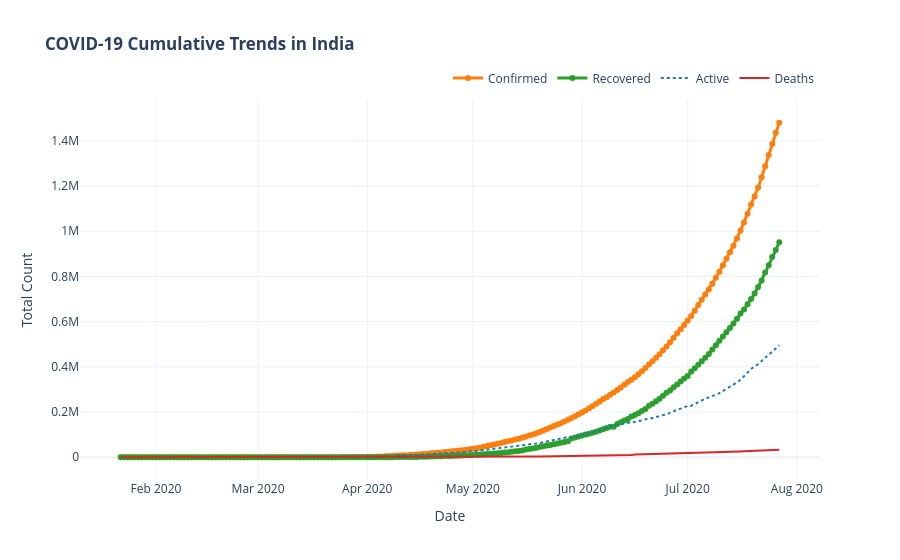
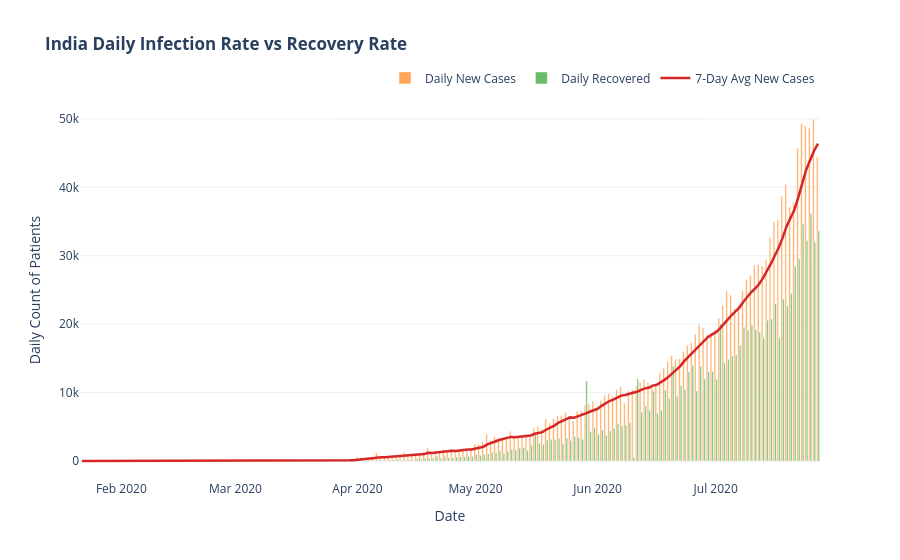

These figures' notebook cell, in order:
### Markdown cell above
### 5.1. Interactive Plots: India Trajectory & Daily Rates

### Code cell
# India Cumulative Trajectory
fig_india_cum = go.Figure()
fig_india_cum.add_trace(go.Scatter(x=india_df['Date'], y=india_df['Confirmed'], mode='lines+markers', name='Confirmed', line=dict(color='#ff7f0e', width=3)))
fig_india_cum.add_trace(go.Scatter(x=india_df['Date'], y=india_df['Recovered'], mode='lines+markers', name='Recovered', line=dict(color='#2ca02c', width=3)))
fig_india_cum.add_trace(go.Scatter(x=india_df['Date'], y=india_df['Active'], mode='lines', name='Active', line=dict(color='#1f77b4', width=2, dash='dot')))
fig_india_cum.add_trace(go.Scatter(x=india_df['Date'], y=india_df['Deaths'], mode='lines', name='Deaths', line=dict(color='#d62728', width=2)))

fig_india_cum.update_layout(
    title='<b>COVID-19 Cumulative Trends in India</b>',
    xaxis_title='Date',
    yaxis_title='Total Count',
    template='plotly_white',
    hovermode='x unified',
    legend=dict(orientation='h', yanchor='bottom', y=1.02, xanchor='right', x=1)
)
fig_india_cum.show()

# India Daily Infection vs Recovery
fig_india_daily = go.Figure()
fig_india_daily.add_trace(go.Bar(x=india_df['Date'], y=india_df['Daily_Confirmed'], name='Daily New Cases', marker_color='rgba(255, 127, 14, 0.7)'))
fig_india_daily.add_trace(go.Bar(x=india_df['Date'], y=india_df['Daily_Recovered'], name='Daily Recovered', marker_color='rgba(44, 160, 44, 0.7)'))
fig_india_daily.add_trace(go.Scatter(x=india_df['Date'], y=india_df['Daily_Confirmed_7D_Avg'], mode='lines', name='7-Day Avg New Cases', line=dict(color='#d62728', width=2.5)))

fig_india_daily.update_layout(
    title='<b>India Daily Infection Rate vs Recovery Rate</b>',
    xaxis_title='Date',
    yaxis_title='Daily Count of Patients',
    barmode='group',
    template='plotly_white',
    hovermode='x unified',
    legend=dict(orientation='h', yanchor='bottom', y=1.02, xanchor='right', x=1)
)
fig_india_daily.show()

### Figure 1 — Plotly figure (JSON) as saved in the notebook; plotly's stock layout.template omitted (floating-point values rounded to 4 significant figures; data arrays with more than 128 entries replaced by an {"elided": "..."} marker saying what was removed)
{"data": [{"line": {"color": "#ff7f0e", "width": 3}, "mode": "lines+markers", "name": "Confirmed", "type": "scatter", "x": {"elided": "188 str values"}, "y": {"elided": "188 int values"}}, {"line": {"color": "#2ca02c", "width": 3}, "mode": "lines+markers", "name": "Recovered", "type": "scatter", "x": {"elided": "188 str values"}, "y": {"elided": "188 int values"}}, {"line": {"color": "#1f77b4", "dash": "dot", "width": 2}, "mode": "lines", "name": "Active", "type": "scatter", "x": {"elided": "188 str values"}, "y": {"elided": "188 int values"}}, {"line": {"color": "#d62728", "width": 2}, "mode": "lines", "name": "Deaths", "type": "scatter", "x": {"elided": "188 str values"}, "y": {"elided": "188 int values"}}], "layout": {"hovermode": "x unified", "legend": {"orientation": "h", "x": 1, "xanchor": "right", "y": 1.02, "yanchor": "bottom"}, "title": {"text": "<b>COVID-19 Cumulative Trends in India</b>"}, "xaxis": {"title": {"text": "Date"}}, "yaxis": {"title": {"text": "Total Count"}}}}

### Figure 2 — Plotly figure (JSON) as saved in the notebook; plotly's stock layout.template omitted (floating-point values rounded to 4 significant figures; data arrays with more than 128 entries replaced by an {"elided": "..."} marker saying what was removed)
{"data": [{"marker": {"color": "rgba(255, 127, 14, 0.7)"}, "name": "Daily New Cases", "type": "bar", "x": {"elided": "188 str values"}, "y": {"elided": "188 float values"}}, {"marker": {"color": "rgba(44, 160, 44, 0.7)"}, "name": "Daily Recovered", "type": "bar", "x": {"elided": "188 str values"}, "y": {"elided": "188 float values"}}, {"line": {"color": "#d62728", "width": 2.5}, "mode": "lines", "name": "7-Day Avg New Cases", "type": "scatter", "x": {"elided": "188 str values"}, "y": {"elided": "188 float values"}}], "layout": {"barmode": "group", "hovermode": "x unified", "legend": {"orientation": "h", "x": 1, "xanchor": "right", "y": 1.02, "yanchor": "bottom"}, "title": {"text": "<b>India Daily Infection Rate vs Recovery Rate</b>"}, "xaxis": {"title": {"text": "Date"}}, "yaxis": {"title": {"text": "Daily Count of Patients"}}}}
